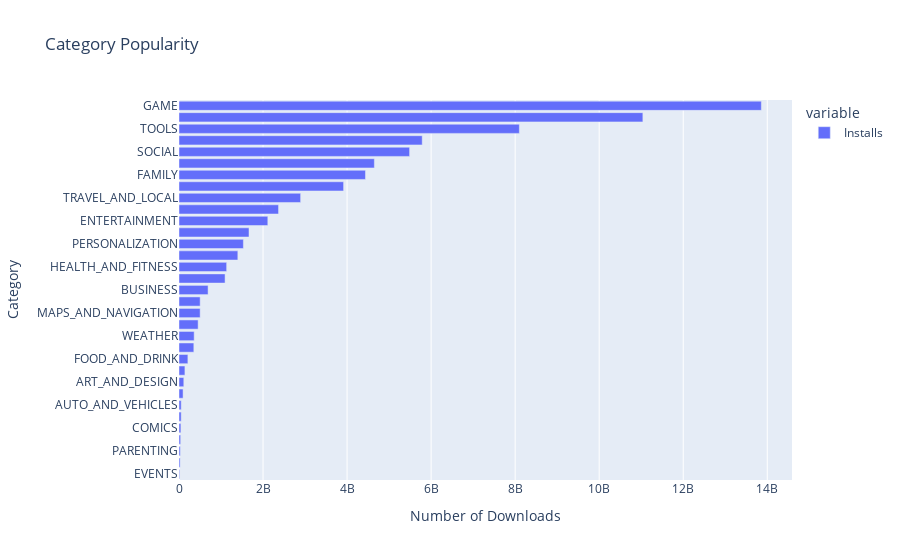

Notebook code cell kept with this figure:
### Code cell
#===========================================================================================Horizontal bar graph==============================================================================================================#
    # Find out the numebr of installs per category. 
cateogory_installs = clean_df.groupby("Category").agg({"Installs":"sum"})

    # Sort values by the largest
cateogory_installs.sort_values("Installs" , ascending=True, inplace=True)

    # Creating a bar chart thats horizontal 
h_bar = px.bar(cateogory_installs, 
               orientation="h", 
               title='Category Popularity')

h_bar.update_layout(xaxis_title='Number of Downloads', yaxis_title='Category')

h_bar.show()

### Figure 1 — Plotly figure (JSON) as saved in the notebook; plotly's stock layout.template omitted (floating-point values rounded to 4 significant figures)
{"data": [{"hovertemplate": "variable=Installs<br>value=%{x}<br>Category=%{y}<extra></extra>", "legendgroup": "Installs", "marker": {"color": "#636efa", "pattern": {"shape": ""}}, "name": "Installs", "orientation": "h", "showlegend": true, "textposition": "auto", "type": "bar", "x": [15949410, 26916200, 31116110, 39162676, 44931100, 52083000, 53129800, 97082000, 114233100, 140912410, 211677750, 352852000, 361096500, 455312400, 503267560, 503742120, 692018120, 1096431465, 1134006220, 1400331540, 1532341930, 1665791655, 2113660000, 2369110650, 2894859300, 3916897200, 4437579590, 4649143130, 5487841475, 5788070180, 8099724500, 11039241530, 13858762717], "xaxis": "x", "y": ["EVENTS", "BEAUTY", "PARENTING", "MEDICAL", "COMICS", "LIBRARIES_AND_DEMO", "AUTO_AND_VEHICLES", "HOUSE_AND_HOME", "ART_AND_DESIGN", "DATING", "FOOD_AND_DRINK", "EDUCATION", "WEATHER", "FINANCE", "MAPS_AND_NAVIGATION", "LIFESTYLE", "BUSINESS", "SPORTS", "HEALTH_AND_FITNESS", "SHOPPING", "PERSONALIZATION", "BOOKS_AND_REFERENCE", "ENTERTAINMENT", "NEWS_AND_MAGAZINES", "TRAVEL_AND_LOCAL", "VIDEO_PLAYERS", "FAMILY", "PHOTOGRAPHY", "SOCIAL", "PRODUCTIVITY", "TOOLS", "COMMUNICATION", "GAME"], "yaxis": "y"}], "layout": {"barmode": "relative", "legend": {"title": {"text": "variable"}, "tracegroupgap": 0}, "title": {"text": "Category Popularity"}, "xaxis": {"anchor": "y", "domain": [0, 1], "title": {"text": "Number of Downloads"}}, "yaxis": {"anchor": "x", "domain": [0, 1], "title": {"text": "Category"}}}}
